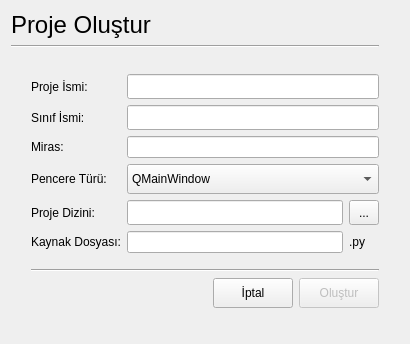
<?xml version="1.0" encoding="UTF-8"?>
<ui version="4.0">
 <class>Dialog</class>
 <widget class="QDialog" name="Dialog">
  <property name="geometry">
   <rect>
    <x>0</x>
    <y>0</y>
    <width>410</width>
    <height>344</height>
   </rect>
  </property>
  <property name="minimumSize">
   <size>
    <width>410</width>
    <height>0</height>
   </size>
  </property>
  <property name="maximumSize">
   <size>
    <width>410</width>
    <height>344</height>
   </size>
  </property>
  <property name="windowTitle">
   <string>Proje Oluştur</string>
  </property>
  <layout class="QGridLayout" name="gridLayout_2">
   <item row="0" column="0">
    <widget class="QLabel" name="title">
     <property name="maximumSize">
      <size>
       <width>16777215</width>
       <height>30</height>
      </size>
     </property>
     <property name="text">
      <string>&lt;html&gt;&lt;head/&gt;&lt;body&gt;&lt;p&gt;&lt;span style=&quot; font-size:18pt;&quot;&gt;Proje Oluştur&lt;/span&gt;&lt;/p&gt;&lt;/body&gt;&lt;/html&gt;</string>
     </property>
    </widget>
   </item>
   <item row="1" column="0" colspan="2">
    <widget class="Line" name="line">
     <property name="orientation">
      <enum>Qt::Horizontal</enum>
     </property>
    </widget>
   </item>
   <item row="2" column="0">
    <spacer name="verticalSpacer_4">
     <property name="orientation">
      <enum>Qt::Vertical</enum>
     </property>
     <property name="sizeType">
      <enum>QSizePolicy::Minimum</enum>
     </property>
     <property name="sizeHint" stdset="0">
      <size>
       <width>20</width>
       <height>20</height>
      </size>
     </property>
    </spacer>
   </item>
   <item row="3" column="0">
    <spacer name="verticalSpacer_2">
     <property name="orientation">
      <enum>Qt::Vertical</enum>
     </property>
     <property name="sizeType">
      <enum>QSizePolicy::Maximum</enum>
     </property>
     <property name="sizeHint" stdset="0">
      <size>
       <width>20</width>
       <height>10</height>
      </size>
     </property>
    </spacer>
   </item>
   <item row="4" column="2">
    <spacer name="horizontalSpacer_2">
     <property name="orientation">
      <enum>Qt::Horizontal</enum>
     </property>
     <property name="sizeType">
      <enum>QSizePolicy::Maximum</enum>
     </property>
     <property name="sizeHint" stdset="0">
      <size>
       <width>20</width>
       <height>20</height>
      </size>
     </property>
    </spacer>
   </item>
   <item row="5" column="1">
    <spacer name="verticalSpacer_3">
     <property name="orientation">
      <enum>Qt::Vertical</enum>
     </property>
     <property name="sizeHint" stdset="0">
      <size>
       <width>20</width>
       <height>40</height>
      </size>
     </property>
    </spacer>
   </item>
   <item row="4" column="0" colspan="2">
    <layout class="QGridLayout" name="gridLayout">
     <item row="8" column="1" colspan="6">
      <widget class="Line" name="line_2">
       <property name="orientation">
        <enum>Qt::Horizontal</enum>
       </property>
      </widget>
     </item>
     <item row="7" column="2">
      <spacer name="verticalSpacer">
       <property name="orientation">
        <enum>Qt::Vertical</enum>
       </property>
       <property name="sizeType">
        <enum>QSizePolicy::Minimum</enum>
       </property>
       <property name="sizeHint" stdset="0">
        <size>
         <width>20</width>
         <height>10</height>
        </size>
       </property>
      </spacer>
     </item>
     <item row="0" column="1">
      <widget class="QLabel" name="lbl1">
       <property name="styleSheet">
        <string notr="true"/>
       </property>
       <property name="text">
        <string>Proje İsmi:</string>
       </property>
      </widget>
     </item>
     <item row="6" column="2" colspan="4">
      <widget class="QLineEdit" name="sourceL"/>
     </item>
     <item row="9" column="0">
      <spacer name="horizontalSpacer">
       <property name="orientation">
        <enum>Qt::Horizontal</enum>
       </property>
       <property name="sizeType">
        <enum>QSizePolicy::Maximum</enum>
       </property>
       <property name="sizeHint" stdset="0">
        <size>
         <width>20</width>
         <height>20</height>
        </size>
       </property>
      </spacer>
     </item>
     <item row="4" column="1">
      <widget class="QLabel" name="lbl3">
       <property name="text">
        <string>Pencere Türü:</string>
       </property>
      </widget>
     </item>
     <item row="5" column="6">
      <widget class="QToolButton" name="dirB">
       <property name="minimumSize">
        <size>
         <width>30</width>
         <height>25</height>
        </size>
       </property>
       <property name="text">
        <string>...</string>
       </property>
      </widget>
     </item>
     <item row="6" column="1">
      <widget class="QLabel" name="lbl5">
       <property name="styleSheet">
        <string notr="true"/>
       </property>
       <property name="text">
        <string>Kaynak Dosyası:</string>
       </property>
      </widget>
     </item>
     <item row="5" column="2" colspan="4">
      <widget class="QLineEdit" name="dirL">
       <property name="minimumSize">
        <size>
         <width>0</width>
         <height>25</height>
        </size>
       </property>
      </widget>
     </item>
     <item row="2" column="2" colspan="5">
      <widget class="QLineEdit" name="classL">
       <property name="minimumSize">
        <size>
         <width>0</width>
         <height>25</height>
        </size>
       </property>
       <property name="maxLength">
        <number>18</number>
       </property>
      </widget>
     </item>
     <item row="5" column="1">
      <widget class="QLabel" name="lbl4">
       <property name="styleSheet">
        <string notr="true"/>
       </property>
       <property name="text">
        <string>Proje Dizini:</string>
       </property>
      </widget>
     </item>
     <item row="2" column="1">
      <widget class="QLabel" name="lbl2">
       <property name="text">
        <string>Sınıf İsmi:</string>
       </property>
      </widget>
     </item>
     <item row="0" column="2" colspan="5">
      <widget class="QLineEdit" name="nameL">
       <property name="minimumSize">
        <size>
         <width>0</width>
         <height>25</height>
        </size>
       </property>
       <property name="maxLength">
        <number>18</number>
       </property>
      </widget>
     </item>
     <item row="4" column="2" colspan="5">
      <widget class="QComboBox" name="wtBox">
       <property name="minimumSize">
        <size>
         <width>0</width>
         <height>30</height>
        </size>
       </property>
       <item>
        <property name="text">
         <string>QMainWindow</string>
        </property>
       </item>
       <item>
        <property name="text">
         <string>QWidget</string>
        </property>
       </item>
       <item>
        <property name="text">
         <string>QDialog</string>
        </property>
       </item>
      </widget>
     </item>
     <item row="6" column="6">
      <widget class="QLabel" name="label_5">
       <property name="text">
        <string>.py</string>
       </property>
      </widget>
     </item>
     <item row="3" column="1">
      <widget class="QLabel" name="lbl2_2">
       <property name="text">
        <string>Miras:</string>
       </property>
      </widget>
     </item>
     <item row="3" column="2" colspan="5">
      <widget class="QLineEdit" name="instL"/>
     </item>
     <item row="9" column="5" colspan="2">
      <widget class="QPushButton" name="createB">
       <property name="enabled">
        <bool>false</bool>
       </property>
       <property name="minimumSize">
        <size>
         <width>0</width>
         <height>30</height>
        </size>
       </property>
       <property name="text">
        <string>Oluştur</string>
       </property>
      </widget>
     </item>
     <item row="9" column="4">
      <widget class="QPushButton" name="cancelB">
       <property name="minimumSize">
        <size>
         <width>0</width>
         <height>30</height>
        </size>
       </property>
       <property name="text">
        <string>İptal</string>
       </property>
      </widget>
     </item>
    </layout>
   </item>
  </layout>
 </widget>
 <tabstops>
  <tabstop>nameL</tabstop>
  <tabstop>classL</tabstop>
  <tabstop>wtBox</tabstop>
  <tabstop>dirL</tabstop>
  <tabstop>dirB</tabstop>
  <tabstop>sourceL</tabstop>
  <tabstop>createB</tabstop>
 </tabstops>
 <resources/>
 <connections/>
</ui>
